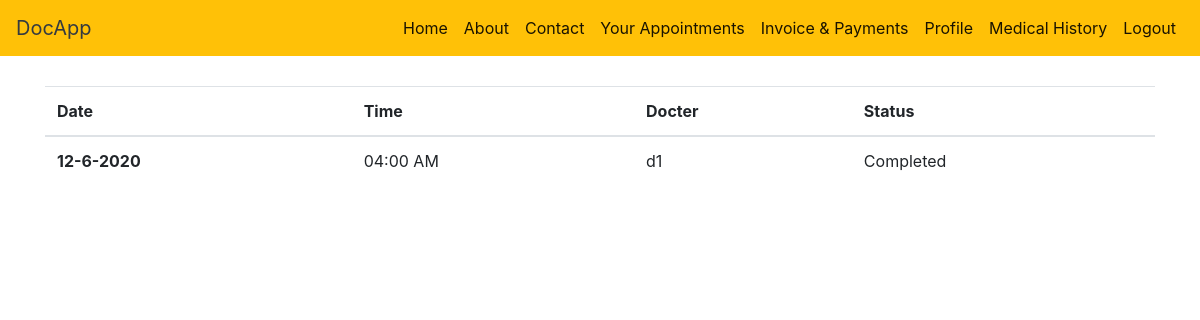
Page /myappointment/ (signed in) on the committed database.
### COMMON_APP/models.py (models this page shows)
class Appointment(models.Model):
	docterid = models.ForeignKey('DOCTER.Docter',on_delete = models.CASCADE)
	patientid = models.ForeignKey('PATIENT.Patient',on_delete = models.CASCADE)
	time = models.CharField(max_length =40)
	date = models.CharField(max_length=40,default="")
	status = models.BooleanField(max_length = 15, default=0)

### DOCTER/models.py (models this page shows)
class Docter(models.Model):
	name = models.CharField(max_length=40)
	phone = models.CharField(max_length=12,default="",unique=True)
	email = models.CharField(max_length=50,unique=True)
	gender = models.CharField(max_length=30)
	address = models.CharField(max_length=200)
	age = models.IntegerField(default= 0)
	blood = models.CharField(max_length=10)
	username = models.OneToOneField(User,on_delete = models.CASCADE)
	status = models.BooleanField(default = 0)
	department = models.CharField(max_length=30 , default = "")
	attendance = models.IntegerField(default = 0)
	salary = models.IntegerField(default = 10000)

### COMMON_APP/views.py (the view)
# urls.py: path('myappointment/', myappointment , name = 'myappointment'),
def myappointment(request):
	status = False
	if request.user:
		status = request.user
	user_id = User.objects.get(username=request.user)
	patient= Patient.objects.get(username=user_id)
	data = Appointment.objects.filter(patientid=patient)
	return render(request , 'my_appointment.html' , {'data':data, 'user' :"P" , 'status':status})

### templates/my_appointment.html (shortened to what this page needs)
<!DOCTYPE html>
<html>
<head>
	<link rel="stylesheet" href="https://stackpath.bootstrapcdn.com/bootstrap/4.5.0/css/bootstrap.min.css" >
	</head>
<body>
 {% include "nav.html" %}
<div class="container">
<div class="row">
	<div class="col-sm-12">
		<table class="table">
  <thead>
    <tr>
      <th scope="col">Date</th>
      <th scope="col">Time</th>
      {% if user == 'P' %}
      <th scope="col">Docter</th>
      {% else %}
      <th scope="col">Patient</th>
      {% endif %}
      <th scope="col">Status</th>
    </tr>
  </thead>
  <tbody>
  	  	{% for data in data %}
    <tr>
      <th scope="row">{{ data.date }}</th>
      <td> {{ data.time }}</td>
      {% if user == 'P' %}
      <td> {{ data.docterid.name }} </td>
      {% else %}
      <td> {{ data.patientid.name }} </td>
      {% endif %}
      {% if data.status %}
      <td>Completed</td>
      {% else %}
      <td>Pending</td>
      {% endif %}
    </tr>
    {% endfor %}
  </tbody>
</table>
  </div>
</div>
</div>
</body>
</html>

### templates/my_appointment.html (style rules this page uses)
.container { margin-top: 30px; }

### rows in the picture
Appointment: date "12-6-2020", time "04:00 AM", docterid.name "d1", status "Completed"
